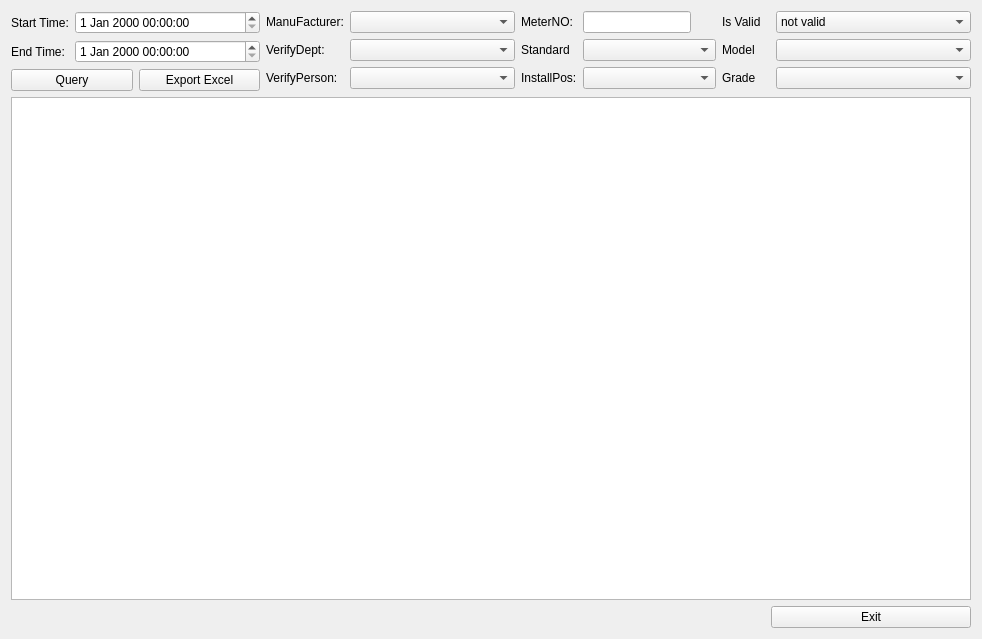
<?xml version="1.0" encoding="UTF-8"?>
<ui version="4.0">
 <class>CmbResultClass</class>
 <widget class="QWidget" name="CmbResultClass">
  <property name="geometry">
   <rect>
    <x>0</x>
    <y>0</y>
    <width>982</width>
    <height>639</height>
   </rect>
  </property>
  <property name="windowTitle">
   <string>Combine Verify Result</string>
  </property>
  <property name="windowIcon">
   <iconset>
    <normaloff>../../gui/images/combineresult.png</normaloff>../../gui/images/combineresult.png</iconset>
  </property>
  <layout class="QVBoxLayout" name="verticalLayout">
   <item>
    <layout class="QHBoxLayout" name="horizontalLayout_2">
     <item>
      <layout class="QVBoxLayout" name="verticalLayout_2">
       <item>
        <layout class="QGridLayout" name="gridLayout">
         <item row="0" column="0">
          <widget class="QLabel" name="label">
           <property name="sizePolicy">
            <sizepolicy hsizetype="Fixed" vsizetype="Preferred">
             <horstretch>0</horstretch>
             <verstretch>0</verstretch>
            </sizepolicy>
           </property>
           <property name="text">
            <string>Start Time:</string>
           </property>
          </widget>
         </item>
         <item row="0" column="1">
          <widget class="QDateTimeEdit" name="startDateTime"/>
         </item>
         <item row="1" column="0">
          <widget class="QLabel" name="label_2">
           <property name="sizePolicy">
            <sizepolicy hsizetype="Fixed" vsizetype="Preferred">
             <horstretch>0</horstretch>
             <verstretch>0</verstretch>
            </sizepolicy>
           </property>
           <property name="text">
            <string>End Time:</string>
           </property>
          </widget>
         </item>
         <item row="1" column="1">
          <widget class="QDateTimeEdit" name="endDateTime"/>
         </item>
        </layout>
       </item>
       <item>
        <layout class="QHBoxLayout" name="horizontalLayout_6">
         <item>
          <widget class="QPushButton" name="btnQuery">
           <property name="sizePolicy">
            <sizepolicy hsizetype="Preferred" vsizetype="Fixed">
             <horstretch>0</horstretch>
             <verstretch>0</verstretch>
            </sizepolicy>
           </property>
           <property name="text">
            <string>Query</string>
           </property>
          </widget>
         </item>
         <item>
          <widget class="QPushButton" name="btnExport">
           <property name="text">
            <string>Export Excel</string>
           </property>
          </widget>
         </item>
        </layout>
       </item>
      </layout>
     </item>
     <item>
      <layout class="QGridLayout" name="gridLayout_2">
       <item row="0" column="0">
        <widget class="QLabel" name="label_4">
         <property name="sizePolicy">
          <sizepolicy hsizetype="Fixed" vsizetype="Preferred">
           <horstretch>0</horstretch>
           <verstretch>0</verstretch>
          </sizepolicy>
         </property>
         <property name="text">
          <string>ManuFacturer:</string>
         </property>
        </widget>
       </item>
       <item row="0" column="1">
        <widget class="QComboBox" name="cmbManufactDept">
         <property name="sizePolicy">
          <sizepolicy hsizetype="Preferred" vsizetype="Fixed">
           <horstretch>0</horstretch>
           <verstretch>0</verstretch>
          </sizepolicy>
         </property>
        </widget>
       </item>
       <item row="1" column="0">
        <widget class="QLabel" name="label_5">
         <property name="sizePolicy">
          <sizepolicy hsizetype="Fixed" vsizetype="Preferred">
           <horstretch>0</horstretch>
           <verstretch>0</verstretch>
          </sizepolicy>
         </property>
         <property name="text">
          <string>VerifyDept:</string>
         </property>
        </widget>
       </item>
       <item row="1" column="1">
        <widget class="QComboBox" name="cmbVerifyDept">
         <property name="sizePolicy">
          <sizepolicy hsizetype="Preferred" vsizetype="Fixed">
           <horstretch>0</horstretch>
           <verstretch>0</verstretch>
          </sizepolicy>
         </property>
        </widget>
       </item>
       <item row="2" column="0">
        <widget class="QLabel" name="label_3">
         <property name="sizePolicy">
          <sizepolicy hsizetype="Preferred" vsizetype="Preferred">
           <horstretch>0</horstretch>
           <verstretch>0</verstretch>
          </sizepolicy>
         </property>
         <property name="text">
          <string>VerifyPerson:</string>
         </property>
        </widget>
       </item>
       <item row="2" column="1">
        <widget class="QComboBox" name="cmbVerifyPerson">
         <property name="sizePolicy">
          <sizepolicy hsizetype="Preferred" vsizetype="Fixed">
           <horstretch>0</horstretch>
           <verstretch>0</verstretch>
          </sizepolicy>
         </property>
        </widget>
       </item>
      </layout>
     </item>
     <item>
      <layout class="QGridLayout" name="gridLayout_4">
       <item row="0" column="0">
        <widget class="QLabel" name="label_6">
         <property name="sizePolicy">
          <sizepolicy hsizetype="Fixed" vsizetype="Fixed">
           <horstretch>0</horstretch>
           <verstretch>0</verstretch>
          </sizepolicy>
         </property>
         <property name="text">
          <string>MeterNO:</string>
         </property>
        </widget>
       </item>
       <item row="0" column="1">
        <widget class="QLineEdit" name="lnEditMeterNO">
         <property name="sizePolicy">
          <sizepolicy hsizetype="Fixed" vsizetype="Fixed">
           <horstretch>0</horstretch>
           <verstretch>0</verstretch>
          </sizepolicy>
         </property>
        </widget>
       </item>
       <item row="1" column="0">
        <widget class="QLabel" name="label_11">
         <property name="sizePolicy">
          <sizepolicy hsizetype="Fixed" vsizetype="Fixed">
           <horstretch>0</horstretch>
           <verstretch>0</verstretch>
          </sizepolicy>
         </property>
         <property name="text">
          <string>Standard</string>
         </property>
        </widget>
       </item>
       <item row="1" column="1">
        <widget class="QComboBox" name="cmbStandard">
         <property name="minimumSize">
          <size>
           <width>133</width>
           <height>0</height>
          </size>
         </property>
        </widget>
       </item>
       <item row="2" column="0">
        <widget class="QLabel" name="label_8">
         <property name="sizePolicy">
          <sizepolicy hsizetype="Fixed" vsizetype="Preferred">
           <horstretch>0</horstretch>
           <verstretch>0</verstretch>
          </sizepolicy>
         </property>
         <property name="text">
          <string>InstallPos:</string>
         </property>
        </widget>
       </item>
       <item row="2" column="1">
        <widget class="QComboBox" name="cmbInstallPos">
         <property name="sizePolicy">
          <sizepolicy hsizetype="Preferred" vsizetype="Fixed">
           <horstretch>0</horstretch>
           <verstretch>0</verstretch>
          </sizepolicy>
         </property>
         <property name="minimumSize">
          <size>
           <width>133</width>
           <height>0</height>
          </size>
         </property>
         <property name="currentIndex">
          <number>2</number>
         </property>
         <item>
          <property name="text">
           <string>In</string>
          </property>
         </item>
         <item>
          <property name="text">
           <string>Out</string>
          </property>
         </item>
         <item>
          <property name="text">
           <string/>
          </property>
         </item>
        </widget>
       </item>
      </layout>
     </item>
     <item>
      <layout class="QGridLayout" name="gridLayout_3">
       <item row="0" column="0">
        <widget class="QLabel" name="label_9">
         <property name="sizePolicy">
          <sizepolicy hsizetype="Fixed" vsizetype="Fixed">
           <horstretch>0</horstretch>
           <verstretch>0</verstretch>
          </sizepolicy>
         </property>
         <property name="text">
          <string>Is Valid</string>
         </property>
        </widget>
       </item>
       <item row="0" column="1">
        <widget class="QComboBox" name="cmbIsValid">
         <item>
          <property name="text">
           <string>not valid</string>
          </property>
         </item>
         <item>
          <property name="text">
           <string>valid</string>
          </property>
         </item>
         <item>
          <property name="text">
           <string/>
          </property>
         </item>
        </widget>
       </item>
       <item row="1" column="0">
        <widget class="QLabel" name="label_10">
         <property name="sizePolicy">
          <sizepolicy hsizetype="Fixed" vsizetype="Fixed">
           <horstretch>0</horstretch>
           <verstretch>0</verstretch>
          </sizepolicy>
         </property>
         <property name="minimumSize">
          <size>
           <width>48</width>
           <height>0</height>
          </size>
         </property>
         <property name="text">
          <string>Model</string>
         </property>
        </widget>
       </item>
       <item row="1" column="1">
        <widget class="QComboBox" name="cmbModel"/>
       </item>
       <item row="2" column="0">
        <widget class="QLabel" name="label_12">
         <property name="sizePolicy">
          <sizepolicy hsizetype="Fixed" vsizetype="Fixed">
           <horstretch>0</horstretch>
           <verstretch>0</verstretch>
          </sizepolicy>
         </property>
         <property name="minimumSize">
          <size>
           <width>48</width>
           <height>0</height>
          </size>
         </property>
         <property name="text">
          <string>Grade</string>
         </property>
        </widget>
       </item>
       <item row="2" column="1">
        <widget class="QComboBox" name="cmbGrade"/>
       </item>
      </layout>
     </item>
    </layout>
   </item>
   <item>
    <widget class="QTableView" name="tableView"/>
   </item>
   <item>
    <layout class="QHBoxLayout" name="horizontalLayout">
     <item>
      <spacer name="horizontalSpacer_2">
       <property name="orientation">
        <enum>Qt::Horizontal</enum>
       </property>
       <property name="sizeHint" stdset="0">
        <size>
         <width>231</width>
         <height>20</height>
        </size>
       </property>
      </spacer>
     </item>
     <item>
      <widget class="QPushButton" name="btnExit">
       <property name="sizePolicy">
        <sizepolicy hsizetype="Preferred" vsizetype="Fixed">
         <horstretch>0</horstretch>
         <verstretch>0</verstretch>
        </sizepolicy>
       </property>
       <property name="minimumSize">
        <size>
         <width>200</width>
         <height>0</height>
        </size>
       </property>
       <property name="text">
        <string>Exit</string>
       </property>
      </widget>
     </item>
    </layout>
   </item>
  </layout>
 </widget>
 <resources/>
 <connections/>
</ui>
